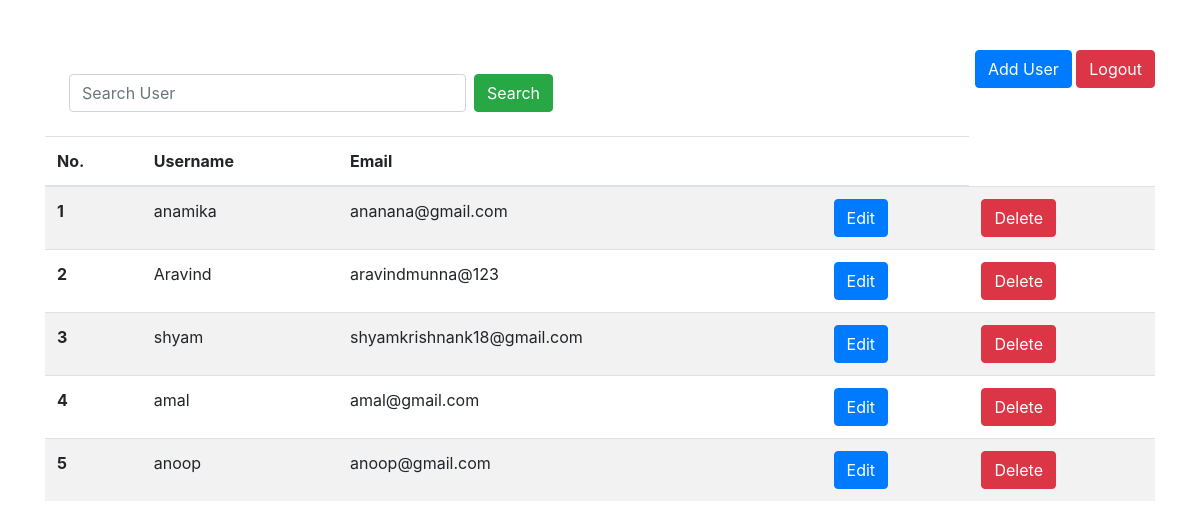
Screenshot of /admin_home/ (signed in) with the database file from the repository.
### app1/models.py (models this page shows)
class user_signup(models.Model):
    id = models.AutoField(primary_key=True)
    username = models.CharField(max_length=20)
    email = models.CharField(max_length=20)
    password = models.CharField(max_length=20)

### app1/views.py (the view)
# urls.py: path('admin_home/',views.admin_home, name='admin_home'),
@never_cache
def admin_home(request):
   if 'username2' in request.session:
      search = request.POST.get('search')
      if search:
          return render(request,'app1/admin_home.html',{'datas':user_signup.objects.filter(username__istartswith = search)})
      return render(request,'app1/admin_home.html',{'datas':user_signup.objects.all()})
   else:
      return redirect(admin_login)

### app1/templates/app1/admin_home.html (shortened to what this page needs)
<!DOCTYPE html>
<html lang="en">
<head>
  <link rel="stylesheet" href="https://maxcdn.bootstrapcdn.com/bootstrap/4.0.0/css/bootstrap.min.css">
</head>
<body>
  <div class="container">
    <div class="row">
      <div class="col-md-6">
        <div class="'search-form">
            <form class="d-flex p-4" method="POST">
                <input class="form-control me-2 " name="search" placeholder="Search User" type="text">
                <button class=" btn btn-success h-25 mx-2" type="submit" >Search</button>
            </form>
        </div>
      </div>
      <div class="col-md-6 text-right">
        <a class="btn btn-primary"  href= "{% url 'admin_adduser' %}" >Add User</a>
        <a class="btn btn-danger"  href= "{% url 'admin_logout' %}" >Logout</a>
      </div>
    </div>
    <table class="table table-striped">
      <thead>
        <tr>
         <th>No.</th>
          <th>Username</th>
          <th>Email</th>
          <th></th>
        </tr>
      </thead>
      <tbody>
        {% for i in datas %}
        <tr>
            <th scope="row">{{ forloop.counter}}</th>
            <td>{{ i.username }}</td>
            <td>{{ i.email }}</td>
            <td><a class="btn btn-primary" href="{% url 'admin_edit' i.id %} "> Edit </a></td>
            <td><a class="btn btn-danger" onclick="clicked()" href="{% url 'admin_delete' i.id %}" >Delete</a></td>
        </tr>
        {% endfor %}
      </tbody>
    </table>
  </div>
</body>
</html>

### app1/templates/app1/admin_home.html (style rules this page uses)
.container { margin-top: 50px; }
.table th { white-space: nowrap; }

### rows the page displays
user_signup: username "anamika", email "ananana@gmail.com"
user_signup: username "Aravind", email "aravindmunna@123"
user_signup: username "shyam", email "shyamkrishnank18@gmail.com"
user_signup: username "amal", email "amal@gmail.com"
user_signup: username "anoop", email "anoop@gmail.com"
